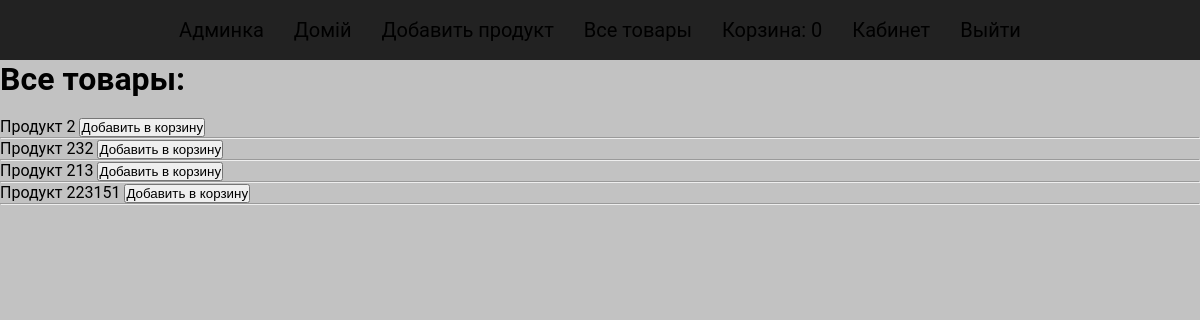
Page /catalog/products (signed in) on the committed database.
### apps/catalog/models.py (models this page shows, shortened)
class Product(models.Model):
	def get_file_path(instance, filename):
		path = "catalog/" + instance.slug + "/images/"
		return os.path.join(path, filename)
	title = models.CharField(verbose_name='Наименование', max_length=120, unique=True)
	category = models.ForeignKey(Category, verbose_name='Категория', on_delete=models.CASCADE)
	manufacturer = models.ForeignKey(Manufacturer, verbose_name='Производитель', on_delete=models.CASCADE)
	articul	= models.IntegerField(verbose_name="Артикул")
	slug = models.SlugField(verbose_name='URL', max_length=30, blank=False, unique=True)
	img	= models.ImageField(verbose_name='Главная картинка', upload_to=get_file_path)
	price = models.DecimalField(('Цена за 1'), decimal_places=2,max_digits=12, default=1.00, validators=[MinValueValidator(1.0)],)
	s_description = models.TextField(verbose_name="Краткое описание", max_length=600)
	description	= models.TextField(verbose_name="Полное описание", max_length=2000)
	add_date = models.DateTimeField(verbose_name='Дата добавления', auto_now_add=True)
	def get_absolute_url(self):
		return reverse('product',kwargs={'slug': self.slug})
	class Meta():
		db_table = 'product'
		verbose_name = "(1) Товар"
		verbose_name_plural = "(1) Товары"

### apps/catalog/views.py (the view)
# urls.py: path('products', views.products, name='products'),
def products(request):
    products = Product.objects.all()
    return render(
        request,
        'catalog/products.html',
        context = {'products': products}
    )

### templates/catalog/products.html (shortened to what this page needs)
{% extends 'main/base.html' %}
{% block content %}
{% if category %}
<h1>{{ category.title }}</h1>
{% else %}
<h1>Все товары: </h1>
{% endif %}
<br>
{% for product in products %}
<a href="{{ product.get_absolute_url }}">{{ product.title }}</a>
<button onclick="addItem('{{ product.id }}', '{{ product.title }}', '{{ product.price }}')">Добавить в корзину</button>
<hr>
{% endfor %}
{% endblock %}

### rows in the picture
Product: title "Продукт 2"
Product: title "Продукт 232"
Product: title "Продукт 213"
Product: title "Продукт 223151"
